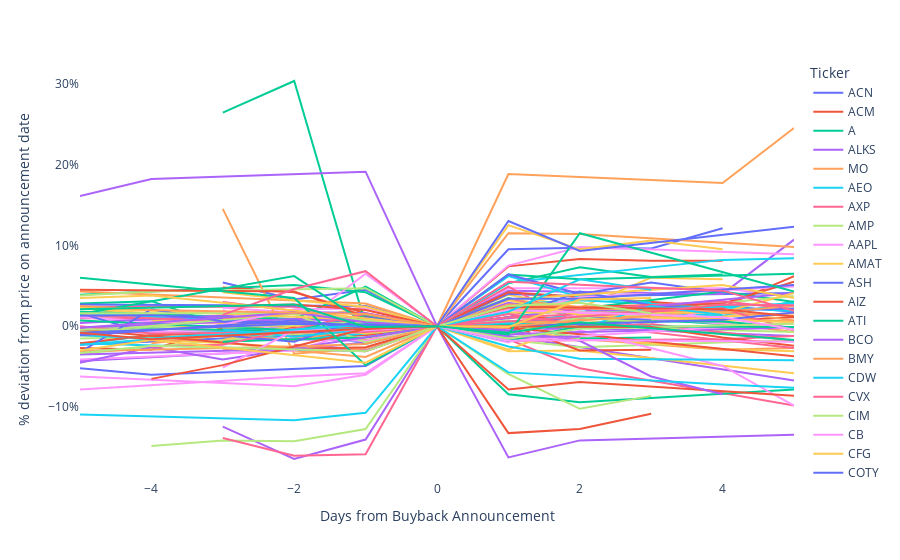

Source (notebook cell):
### Code cell
# 5 day chart

stock_data_5day = stock_data_merged.loc[stock_data_merged['within_5_days'] == 1,]
fig = px.line(stock_data_5day, x="announcement_offset", y="deviation_from_announcement_date_pct", color='Ticker',
             labels={
                     "announcement_offset": "Days from Buyback Announcement",
                     "deviation_from_announcement_date_pct": "% deviation from price on announcement date"
                 },
)
fig.layout.yaxis.tickformat = ',.0%'
fig.update_xaxes(showgrid=False)
fig.update_yaxes(showgrid=False)

fig.update_layout({
'plot_bgcolor': 'rgba(0, 0, 0, 0)',
'paper_bgcolor': 'rgba(0, 0, 0, 0)',
})

fig.show()
